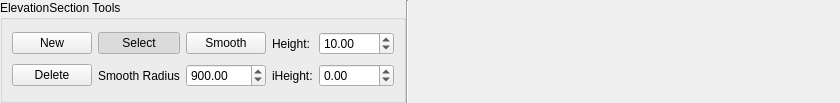
<?xml version="1.0" encoding="UTF-8"?>
<ui version="4.0">
 <class>ElevationRibbon</class>
 <widget class="QWidget" name="ElevationRibbon">
  <property name="geometry">
   <rect>
    <x>0</x>
    <y>0</y>
    <width>840</width>
    <height>103</height>
   </rect>
  </property>
  <property name="windowTitle">
   <string>Form</string>
  </property>
  <layout class="QHBoxLayout" name="horizontalLayout">
   <property name="spacing">
    <number>0</number>
   </property>
   <property name="leftMargin">
    <number>0</number>
   </property>
   <property name="topMargin">
    <number>0</number>
   </property>
   <property name="rightMargin">
    <number>0</number>
   </property>
   <property name="bottomMargin">
    <number>0</number>
   </property>
   <item>
    <widget class="QGroupBox" name="elevationBox">
     <property name="title">
      <string>ElevationSection Tools</string>
     </property>
     <property name="checkable">
      <bool>false</bool>
     </property>
     <layout class="QGridLayout" name="gridLayout_3">
      <item row="1" column="3">
       <widget class="QLabel" name="label_2">
        <property name="text">
         <string>Height:</string>
        </property>
       </widget>
      </item>
      <item row="2" column="3">
       <widget class="QLabel" name="label_3">
        <property name="text">
         <string>iHeight:</string>
        </property>
       </widget>
      </item>
      <item row="2" column="1">
       <widget class="QLabel" name="label">
        <property name="text">
         <string>Smooth Radius</string>
        </property>
       </widget>
      </item>
      <item row="1" column="1">
       <widget class="QPushButton" name="elevationSelect">
        <property name="text">
         <string>Select</string>
        </property>
        <property name="checkable">
         <bool>true</bool>
        </property>
        <property name="checked">
         <bool>true</bool>
        </property>
       </widget>
      </item>
      <item row="2" column="0">
       <widget class="QPushButton" name="elevationDelete">
        <property name="text">
         <string>Delete</string>
        </property>
        <property name="checkable">
         <bool>true</bool>
        </property>
        <property name="checked">
         <bool>false</bool>
        </property>
       </widget>
      </item>
      <item row="2" column="2">
       <widget class="QDoubleSpinBox" name="radiusEdit">
        <property name="maximum">
         <double>10000.000000000000000</double>
        </property>
        <property name="value">
         <double>900.000000000000000</double>
        </property>
       </widget>
      </item>
      <item row="1" column="0">
       <widget class="QPushButton" name="elevationAdd">
        <property name="text">
         <string>New</string>
        </property>
        <property name="checkable">
         <bool>true</bool>
        </property>
        <property name="checked">
         <bool>false</bool>
        </property>
       </widget>
      </item>
      <item row="1" column="2">
       <widget class="QPushButton" name="elevationSmooth">
        <property name="text">
         <string>Smooth</string>
        </property>
       </widget>
      </item>
      <item row="1" column="4">
       <widget class="QDoubleSpinBox" name="heightEdit">
        <property name="minimum">
         <double>-1000.000000000000000</double>
        </property>
        <property name="maximum">
         <double>8000.000000000000000</double>
        </property>
        <property name="value">
         <double>10.000000000000000</double>
        </property>
       </widget>
      </item>
      <item row="2" column="4">
       <widget class="QDoubleSpinBox" name="iHeightEdit">
        <property name="minimum">
         <double>-1000.000000000000000</double>
        </property>
        <property name="maximum">
         <double>1000.000000000000000</double>
        </property>
       </widget>
      </item>
     </layout>
    </widget>
   </item>
   <item>
    <widget class="Line" name="line_type">
     <property name="orientation">
      <enum>Qt::Vertical</enum>
     </property>
    </widget>
   </item>
   <item>
    <spacer name="horizontalSpacer">
     <property name="orientation">
      <enum>Qt::Horizontal</enum>
     </property>
     <property name="sizeHint" stdset="0">
      <size>
       <width>40</width>
       <height>20</height>
      </size>
     </property>
    </spacer>
   </item>
  </layout>
 </widget>
 <resources/>
 <connections/>
</ui>
